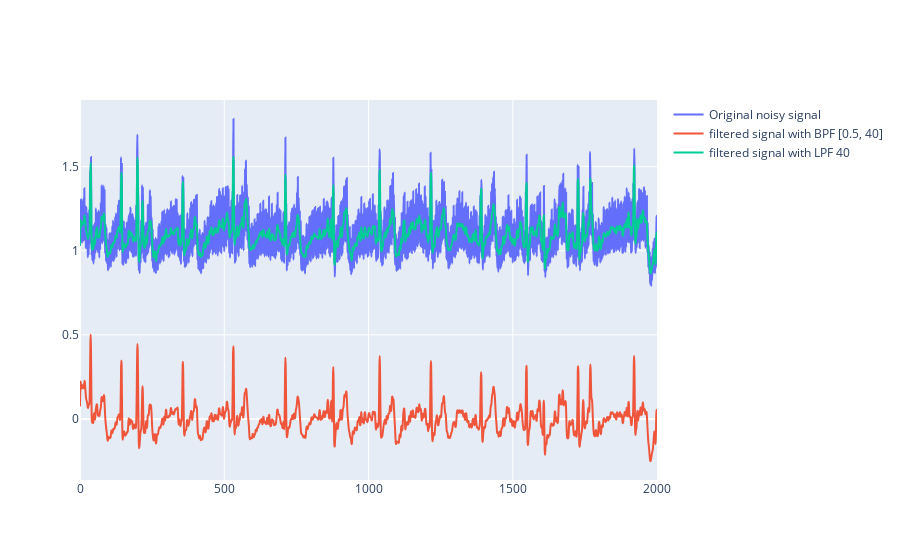

The notebook cell this image was saved under:
### Markdown cell above
# Filtering one sample

### Code cell
# Filter Arguments:
T = 10.0                 # Sample Period
fs = 200.0              # sample rate, Hz
cutoff_BPF = [0.5, 40]  # desired cutoff frequency of the filter, Hz
cutoff_LPF = 40
order = 6       
n = int(T * fs)         # total number of samples
start_point = 1000      # where to start original signal cutting

# The data:
all_data = df['1_1_sit'].to_numpy()
sampled_data = all_data[start_point : start_point+n+1]

filttered_BPF = butter_bandpass_filter(sampled_data, cutoff_BPF, fs, order)
filttered_LPF = butter_lowpass_filter(sampled_data, cutoff_LPF, fs, order)

fig = go.Figure()
fig.add_trace(go.Scatter(
            y = sampled_data,
            line =  dict(shape =  'spline' ),
            name = 'Original noisy signal'
            ))
fig.add_trace(go.Scatter(
            y = filttered_BPF,
            line =  dict(shape =  'spline' ),
            name = 'filtered signal with BPF ' + str(cutoff_BPF)
            ))
fig.add_trace(go.Scatter(
            y = filttered_LPF,
            line =  dict(shape =  'spline' ),
            name = 'filtered signal with LPF ' + str(cutoff_LPF)
            ))
fig.show()

### Figure 1 — Plotly figure (JSON) as saved in the notebook; plotly's stock layout.template omitted (floating-point values rounded to 4 significant figures; data arrays with more than 128 entries replaced by an {"elided": "..."} marker saying what was removed)
{"data": [{"line": {"shape": "spline"}, "name": "Original noisy signal", "type": "scatter", "y": {"elided": "2001 float values"}}, {"line": {"shape": "spline"}, "name": "filtered signal with BPF [0.5, 40]", "type": "scatter", "y": {"elided": "2001 float values"}}, {"line": {"shape": "spline"}, "name": "filtered signal with LPF 40", "type": "scatter", "y": {"elided": "2001 float values"}}], "layout": {}}
